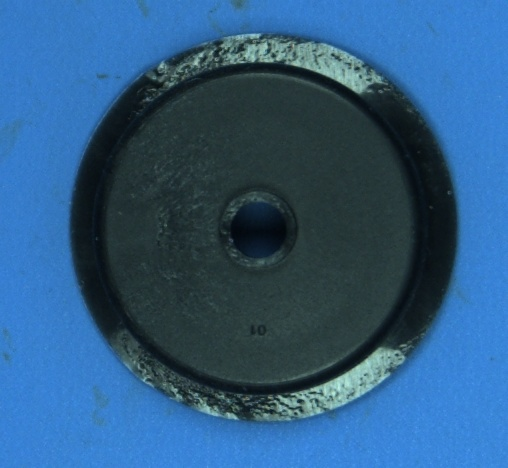
#> input picture NOK_superficie/Fig_NOK_Superf_01.jpg, 508 x 468 px; its folder holds only this picture in this run
$ python 'SuperfícieViaBlobs.py'
#> lines starting #> are read from the running program, lines starting #| are printed output that depends on the picture; after the words box and inside, x2 and y2 are one past the last pixel; in counts of white or black regions, pixels touching at a corner belong together; long printed decimals are rounded
#> further down, img_in is the input picture: shape (468, 508, 3); mean B, G, R 130.4, 91.1, 46.8
### filtros_extras.py
import cv2
import numpy as np
import matplotlib.pyplot as plt
from math import *

#Conforme visto na aula 3 desafio 2
#aceita apenas imagens coloridas
def grayscale_especial (img_in,const_red=1.0,const_green=1.0,const_blue=1.0):
#> called with const_red = 0, const_green = 0.87, const_blue = 0.13
    [B,G,R] = cv2.split(img_in)
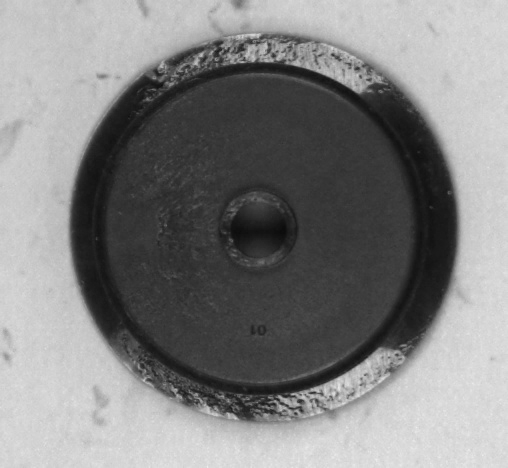
#> B: shape (468, 508); min 11, max 237, mean 130.4
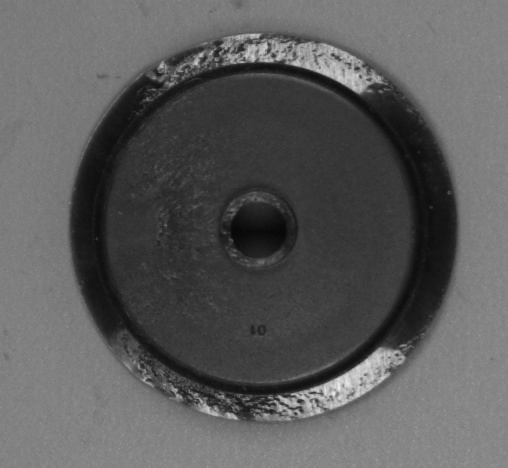
#> G: shape (468, 508); min 6, max 242, mean 91.1
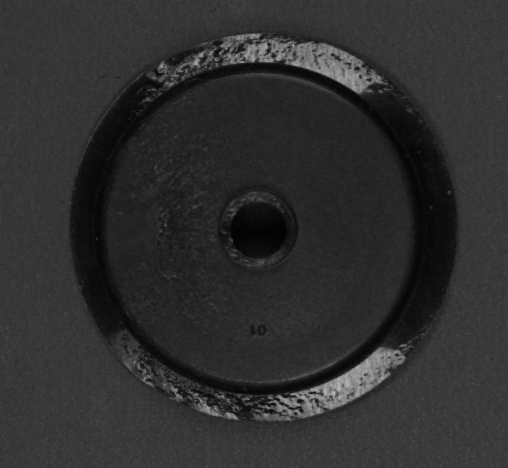
#> R: shape (468, 508); min 0, max 191, mean 46.8

    (height,width) = R.shape
#> height = 468; width = 508

    R_bin = np.zeros((height,width), dtype = 'int32')
    G_bin = np.zeros((height,width), dtype = 'int32')
    B_bin = np.zeros((height,width), dtype = 'int32')

    for i in range (height-1):
        for j in range (width-1):
            R_bin[i,j] = R[i,j]*const_red
            G_bin[i,j] = G[i,j]*const_green
            B_bin[i,j] = B[i,j]*const_blue
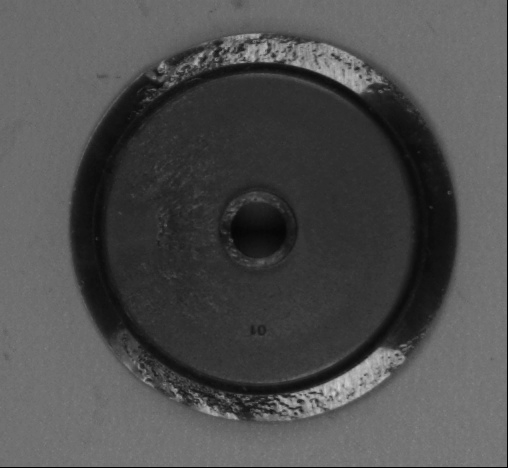
#> G_bin: shape (468, 508) int32; min 0, max 210, mean 78.3
#> R_bin: shape (468, 508) int32; every value is 0

    Merged = R_bin+G_bin+B_bin
    Merged = np.clip(Merged, 0, 255).astype(np.uint8)
    return Merged

# [93 lines left out: functions ajuste_brilho_contraste, CorrecaoGamma, filtro_nitidez, super_filtro, not called in this run]

#Conforme visto na aula 11 exercício 1
#acho que aceita apenas imagens gratscale (canal único)
def filtro_blobs(img_in, byColor, byArea, byCircularity, byConvexity,byInertia,
           Color = 0, Area_min= 0.01, Area_max= 1.0,
           Circularity_min= 0.01, Circularity_max= 1.0,
           Convexity_min= 0.01,Convexity_max= 1.0,
           Inertia_min= 0.01,Inertia_max= 1.0):

    filtrar = cv2.SimpleBlobDetector_Params()

    filtrar.filterByColor = byColor
    if byColor == True:
        filtrar.blobColor = Color

    filtrar.filterByArea = byArea
    if byArea == True:
        filtrar.minArea = Area_min
        filtrar.maxArea = Area_max

    filtrar.filterByCircularity = byCircularity
    if byCircularity == True:
        filtrar.minCircularity = Circularity_min
        filtrar.maxCircularity = Circularity_max

    filtrar.filterByConvexity = byConvexity
    if byConvexity == True:
        filtrar.minConvexity = Convexity_min
        filtrar.maxConvexity = Convexity_max

    filtrar.filterByInertia = byInertia
    if byInertia == True:
        filtrar.minInertiaRatio = Inertia_min
        filtrar.maxInertiaRatio = Inertia_max

    detector = cv2.SimpleBlobDetector_create(filtrar)
    filtrado = detector.detect(img_in)

    return filtrado

# [9 lines left out: functions close, open, not called in this run]

### SuperfícieViaBlobs.py
import cv2
import os

import numpy as np
import matplotlib.pyplot as plt

import pandas as pd # para desenhar/plotar as tabelas informando os status das peças em cada teste

from filtros_extras import *

#path = "OK"
path = "NOK_superficie"

dir_list = os.listdir(path)

for i in range(0,len(dir_list)):
    #encontrar uma maneira mais bonita de fazer a soma das strings abaixo
    img_in = cv2.imread(path + "/" + str(dir_list[i]), cv2.IMREAD_COLOR)
    #img_in = cv2.imread("OK\Fig_OK_15.jpg", cv2.IMREAD_COLOR)

    if img_in is None:
        print("File not found. Bye!")
        exit(0)

    img_in = grayscale_especial(img_in,0.0,0.87,0.13)
    # img_in = ajuste_brilho_contraste(img_in, -70, 1)
    #img_in = filtro_nitidez(img_in)

    img_bin = np.where(img_in >77, 255, 0).astype("uint8")
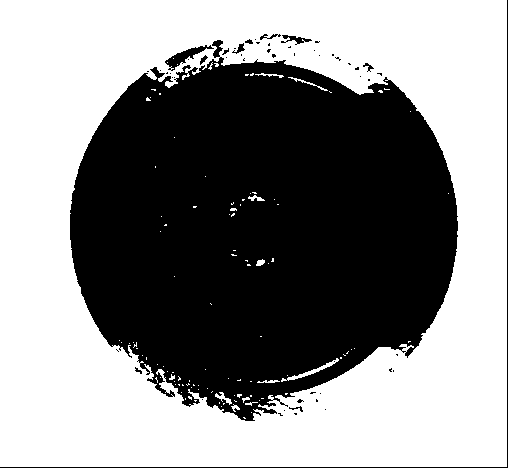
#> img_bin: shape (468, 508); 54.7% white; 54 black regions (42 under 20 px), largest, box (x1, y1, x2, y2) and area: (70, 40, 458, 421) 105842, (0, 0, 508, 468) 975, (165, 45, 214, 71) 371
    #img_bin = close(img_bin)

    #Quando os parametros de convexidade estão configurados para min = 0.995 e max = 1 Peças com defeitos na borda são todas rejeitadas
    #no entanto peças sem defitos nas bordas também são
    aro_exterior = filtro_blobs(img_bin,True,True,False,True,False,Color = 0,Area_min=10000,Area_max=200000,Convexity_min = 0.95,Convexity_max=1)
#> in filtro_blobs, `filtrado = detector.detect(img_in)`: filtrado = 1 keypoints; (x, y, size): (261, 229, 368.2)
#> aro_exterior = 1 keypoints; (x, y, size): (261, 229, 368.2)
    img_text = cv2.cvtColor(img_in,cv2.COLOR_GRAY2BGR)

    j=1
    for KPi in aro_exterior:
        print("Blob_", i, ": X= ", KPi.pt[0], " Y= ", KPi.pt[1], " size=", KPi.size**2, " ang=", KPi.angle)
        img_text = cv2.putText(img_text, str(i), (int(KPi.pt[0]),int(KPi.pt[1])), cv2.FONT_HERSHEY_PLAIN, 2,(0,0,255),2)
        j=j+1
#> this loop made 1 pass
#> (KPi, j) on pass 1: (keypoint at (260.8, 229.1), size 368.2, 2)
#| Blob_ 0 : X=  260.805  Y=  229.114  size= 135607.051  ang= -1.0
#> after the loop, j = 2

    img1_with_KPs = cv2.drawKeypoints(img_text, aro_exterior, np.array([]), (0,0,255), cv2.DRAW_MATCHES_FLAGS_DRAW_RICH_KEYPOINTS)
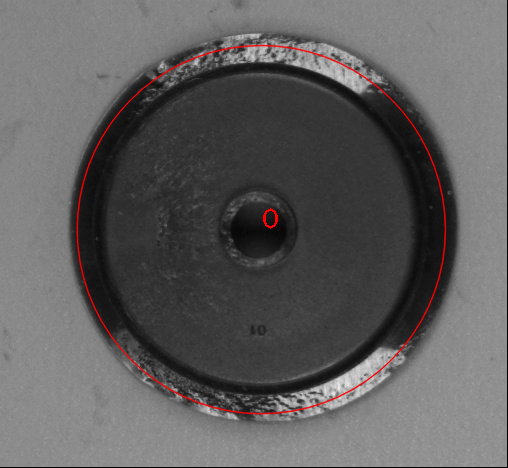
#> img1_with_KPs: shape (468, 508, 3); mean B, G, R 94.2, 94.2, 95.9

    cv2.imshow('output',img_bin)
    #cv2.imshow('output',img1_with_KPs)
    cv2.waitKey(0)

$ run again, on NOK_superficie/Fig_NOK_Superf_05.jpg
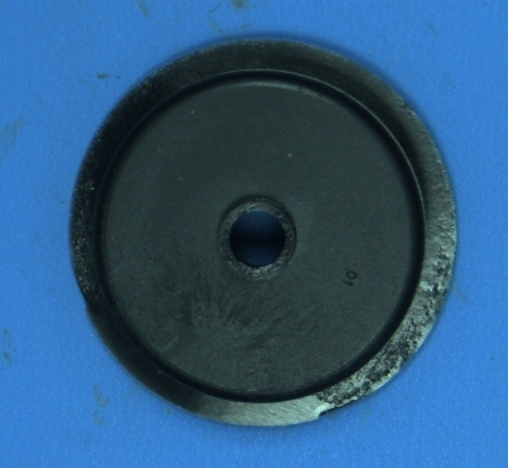
#> input picture NOK_superficie/Fig_NOK_Superf_05.jpg, 508 x 468 px
#> img_in is the input picture: shape (468, 508, 3); mean B, G, R 129.2, 90, 46
#> `img_bin = np.where(img_in >77, 255, 0).astype("uint8")`:
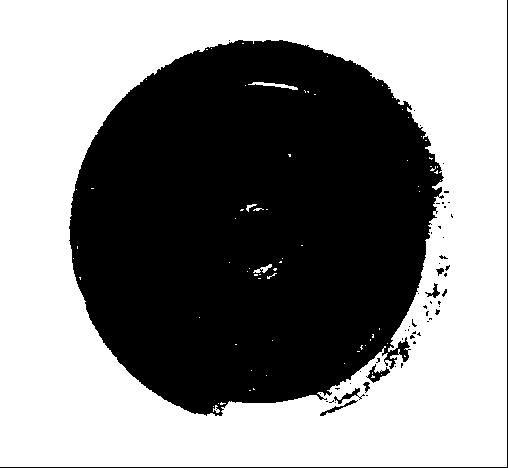
#> img_bin: shape (468, 508); 54.2% white; 55 black regions (46 under 20 px), largest, box (x1, y1, x2, y2) and area: (69, 40, 444, 416) 107207, (0, 0, 508, 468) 975, (366, 364, 390, 383) 166
#> filtrado = 1 keypoints; (x, y, size): (253, 224, 370.4)
#> the loop `for KPi in aro_exterior:` made 1 pass
#> (KPi, j) on pass 1: (keypoint at (252.7, 224.3), size 370.4, 2)
#> (printed output is left out)
#> pass 1, `img_text = cv2.putText(img_text, str(i), (int(KPi.pt[0]),int(KPi.pt[1]..`:
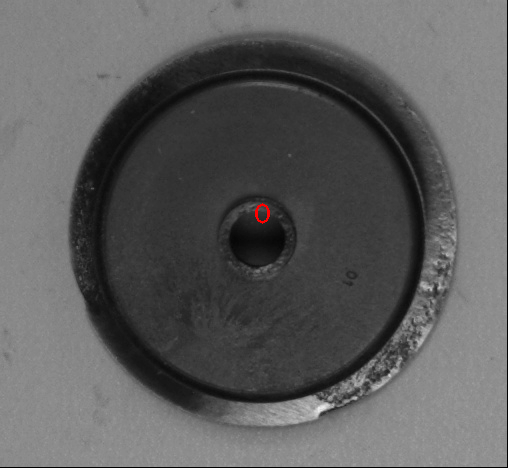
#> img_text: shape (468, 508, 3); mean B, G, R 93.6, 93.6, 93.7
#> after the loop `for KPi in aro_exterior:`: j = 2

$ run again, on NOK_superficie/Fig_NOK_Superf_06.jpg
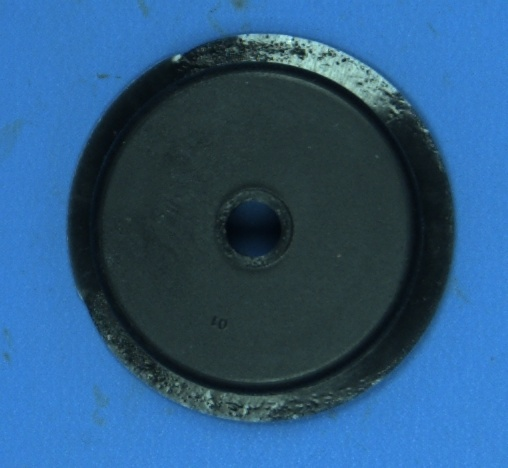
#> input picture NOK_superficie/Fig_NOK_Superf_06.jpg, 508 x 468 px
#> img_in is the input picture: shape (468, 508, 3); mean B, G, R 127.6, 88.3, 44.7
#> `img_bin = np.where(img_in >77, 255, 0).astype("uint8")`:
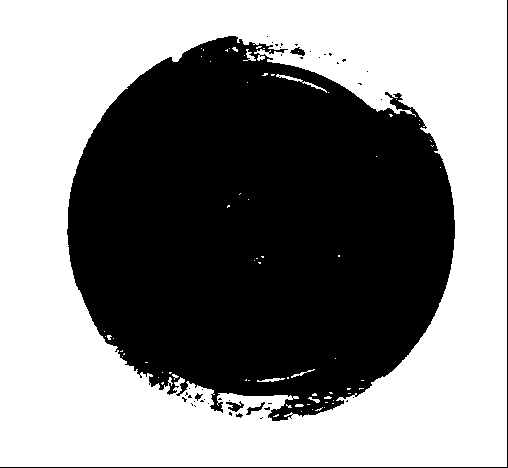
#> img_bin: shape (468, 508); 53.3% white; 43 black regions (36 under 20 px), largest, box (x1, y1, x2, y2) and area: (67, 36, 455, 421) 109565, (0, 0, 508, 468) 975, (226, 401, 244, 412) 96
#> filtrado = 1 keypoints; (x, y, size): (259, 229, 379.2)
#> the loop `for KPi in aro_exterior:` made 1 pass
#> (KPi, j) on pass 1: (keypoint at (259.1, 229.3), size 379.2, 2)
#> (printed output is left out)
#> pass 1, `img_text = cv2.putText(img_text, str(i), (int(KPi.pt[0]),int(KPi.pt[1]..`:
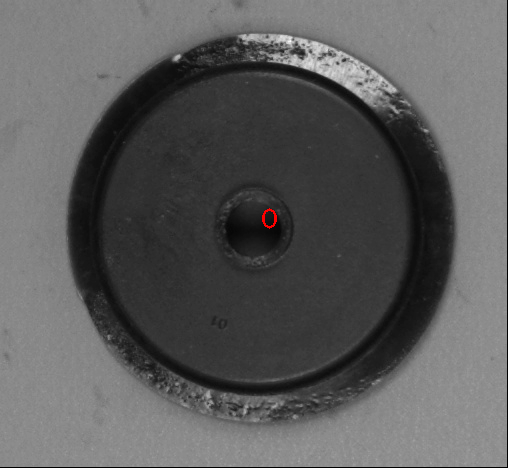
#> img_text: shape (468, 508, 3); mean B, G, R 91.8, 91.8, 91.9
#> after the loop `for KPi in aro_exterior:`: j = 2

$ run again, on NOK_superficie/Fig_NOK_Superf_07.jpg
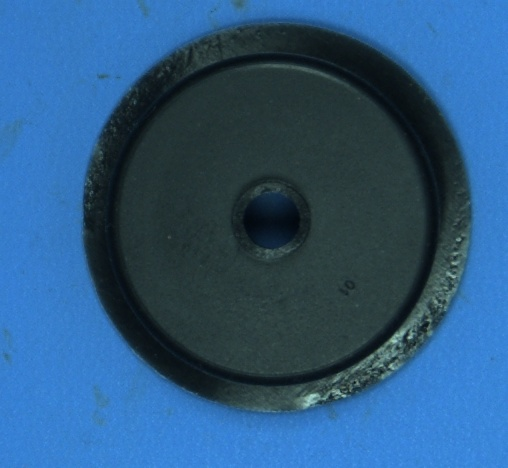
#> input picture NOK_superficie/Fig_NOK_Superf_07.jpg, 508 x 468 px
#> img_in is the input picture: shape (468, 508, 3); mean B, G, R 127, 87.9, 44.5
#> `img_bin = np.where(img_in >77, 255, 0).astype("uint8")`:
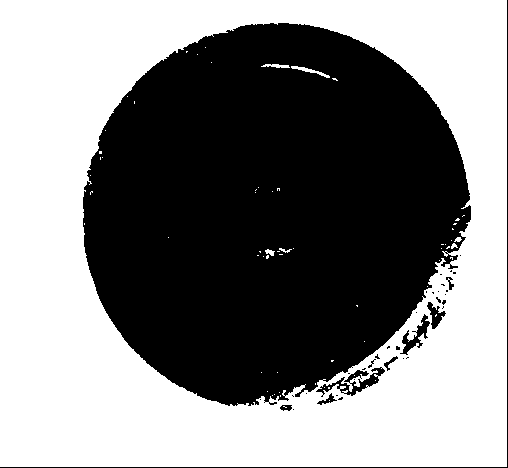
#> img_bin: shape (468, 508); 52.1% white; 38 black regions (28 under 20 px), largest, box (x1, y1, x2, y2) and area: (83, 23, 471, 406) 111392, (0, 0, 508, 468) 975, (316, 367, 385, 397) 602
#> filtrado = 1 keypoints; (x, y, size): (270, 209, 376.2)
#> the loop `for KPi in aro_exterior:` made 1 pass
#> (KPi, j) on pass 1: (keypoint at (269.9, 209.2), size 376.2, 2)
#> (printed output is left out)
#> pass 1, `img_text = cv2.putText(img_text, str(i), (int(KPi.pt[0]),int(KPi.pt[1]..`:
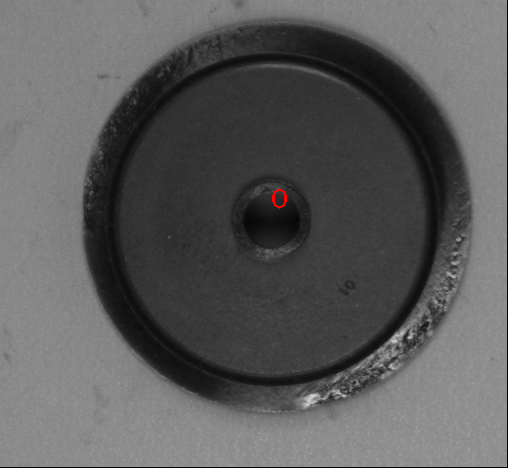
#> img_text: shape (468, 508, 3); mean B, G, R 91.4, 91.4, 91.5
#> after the loop `for KPi in aro_exterior:`: j = 2
